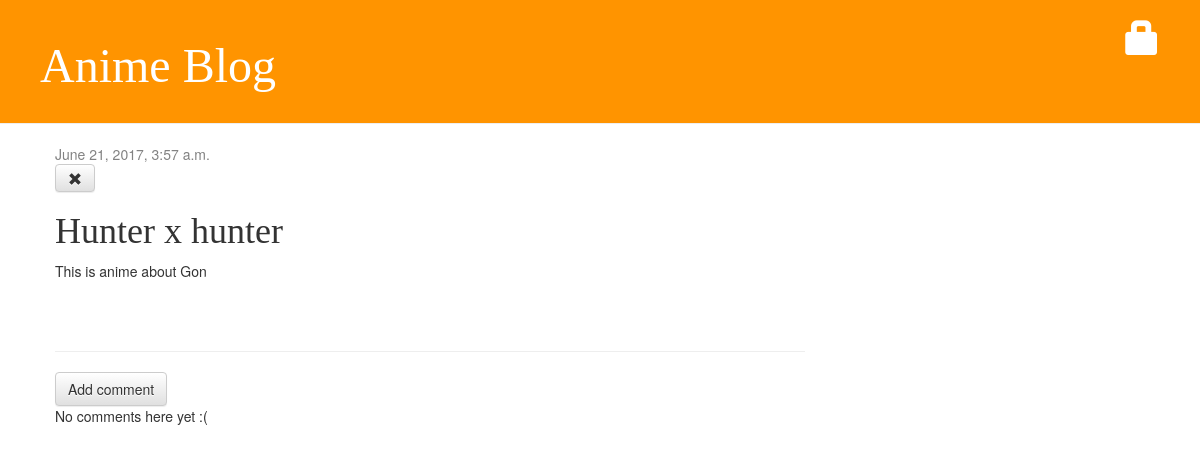
/post/1/, run on an earlier commit of the app's database.
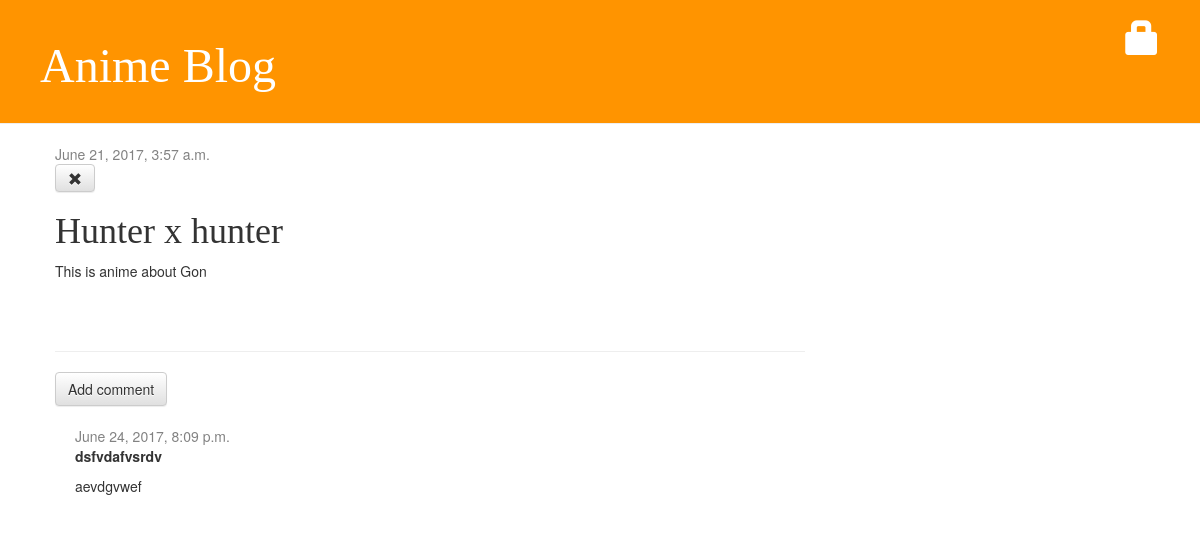
And on a later commit of the database.
### blog/models.py (models this page shows, shortened)
class Comment(models.Model):
    post = models.ForeignKey('blog.Post', related_name='comments')
    author = models.CharField(max_length=200)
    text = models.TextField()
    created_date = models.DateTimeField(default=timezone.now)
    approved_comment = models.BooleanField(default=False)

### blog/views.py (the view)
# urls.py: url(r'^post/(?P<pk>\d+)/$', views.post_detail, name='post_detail'),
def post_detail(request, pk):
    Post.objects.get(pk=pk)
    post = get_object_or_404(Post, pk=pk)
    return render(request, 'blog/post_detail.html', {'post': post})

### blog/templates/blog/post_detail.html (shortened to what this page needs)
{% extends 'blog/base.html' %}
{% block content %}
    <div class="post">
         {% if post.published_date %}
    		<div class="date">
        	{{ post.published_date }}
    		</div>
	{% else %}
    		<a class="btn btn-default" href="{% url 'post_publish' pk=post.pk %}">Publish</a>
	{% endif %}
<a class="btn btn-default" href="{% url 'post_remove' pk=post.pk %}"><span class="glyphicon glyphicon-remove"></span></a>
        <h1>{{ post.title }}</h1>
        <p>{{ post.text|linebreaksbr }}</p>
    </div>
<hr>
<a class="btn btn-default" href="{% url 'add_comment_to_post' pk=post.pk %}">Add comment</a>
{% for comment in post.comments.all %}
    {% if user.is_authenticated or comment.approved_comment %}
    <div class="comment">
        <div class="date">
            {{ comment.created_date }}
        </div>
        <strong>{{ comment.author }}</strong>
        <p>{{ comment.text|linebreaks }}</p>
    </div>
    {% endif %}
{% empty %}
    <p>No comments here yet :(</p>
{% endfor %}
{% endblock %}

What changed in the data, as far as the page shows it:
added Comment: created_date "June 24, 2017, 8:09 p.m.", author "dsfvdafvsrdv", text "aevdgvwef"
Also different on the page:
text no longer shown: "No comments here yet :("
